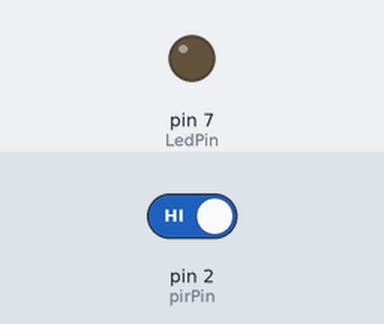
This sketch was run on a simulated Arduino Uno, built with avr-gcc and run on an emulated ATmega328P. On the bench: output pins drawn as LEDs (lit = HIGH). The inputs (shaded band) are chosen by the test bench; at power-on: pin 2 (pirPin) HIGH.

Above: at 1.2 s.
1.3 s: pin 2 (pirPin) driven LOW
At 2.5 s:
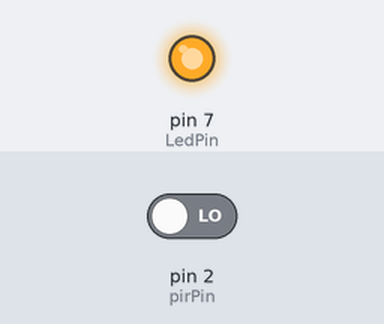
2.8 s: pin 2 (pirPin) driven HIGH
At 4.2 s:
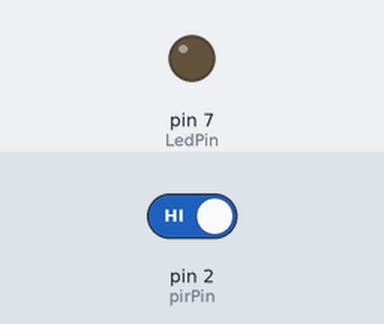
Timing chart, 0 to 5.8 s (numbered marks = the images above; inputs shaded):
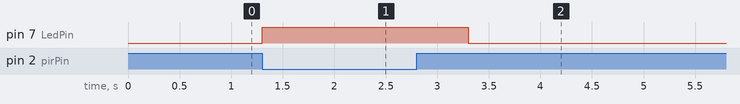

Measured:
- after the input at 1.3 s, pin 7 (LedPin): LOW → HIGH at once
- after the input at 2.8 s, pin 7 (LedPin): HIGH → LOW after 0.50 s

The sketch:

detector_de_movimento.ino
```cpp
int pirPin = 2; //digital 2
int LedPin = 7;
void setup(){
Serial.begin(9600);
pinMode(pirPin, INPUT);
pinMode(LedPin,OUTPUT);
}
void loop(){
int pirVal = digitalRead(pirPin);
if(pirVal == LOW){ //was motion detected
digitalWrite(LedPin,HIGH);
delay(2000);
}
else
{
digitalWrite(LedPin,LOW);
}
}
```
